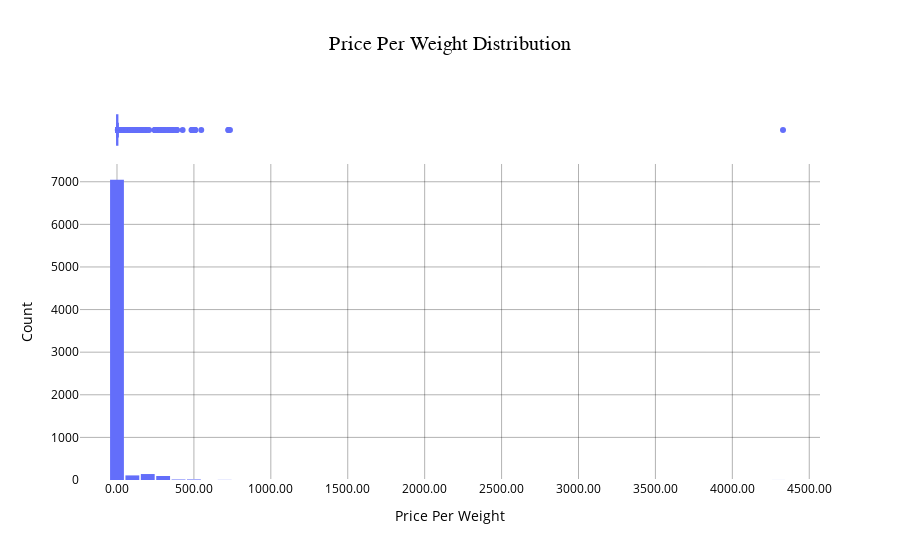
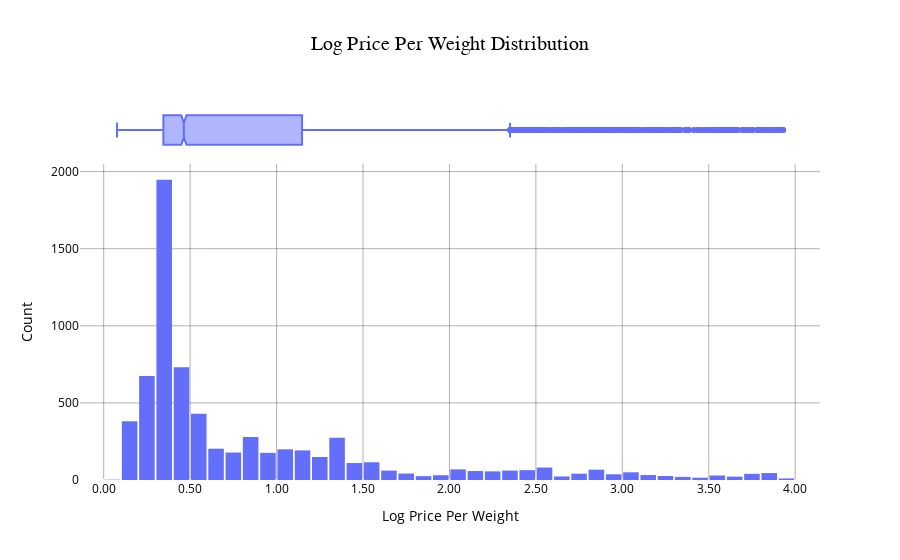

The cell these charts' notebook holds for them, in order:
### Code cell
fig_price_per_weight = px.histogram(df, x='PricePerWeight', nbins=50, marginal="box", title='Price Per Weight Distribution')

formatted_fig_price_per_weight = format_plot(fig_price_per_weight, 
                                            title='Price Per Weight Distribution', 
                                            xaxis_title='Price Per Weight', 
                                            yaxis_title='Count')


formatted_fig_price_per_weight.show()


df['LogPricePerWeight'] = np.log1p(df['PricePerWeight'])  # log1p ensures that you handle zero values safely.

q_hi  = df["LogPricePerWeight"].quantile(0.95)

df_filtered = df[(df["LogPricePerWeight"] < q_hi)]


fig_log_price_per_weight = px.histogram(df_filtered, x='LogPricePerWeight', nbins=50, marginal="box", title='Log Price Per Weight Distribution')

formatted_fig_log_price_per_weight = format_plot(fig_log_price_per_weight, 
                                                title='Log Price Per Weight Distribution', 
                                                xaxis_title='Log Price Per Weight', 
                                                yaxis_title='Count')

formatted_fig_log_price_per_weight.show()

### Figure 1 — Plotly figure (JSON) as saved in the notebook; plotly's stock layout.template omitted (floating-point values rounded to 4 significant figures; data arrays with more than 128 entries replaced by an {"elided": "..."} marker saying what was removed)
{"data": [{"alignmentgroup": "True", "bingroup": "x", "hovertemplate": "PricePerWeight=%{x}<br>count=%{y}<extra></extra>", "legendgroup": "", "marker": {"color": "#636efa", "pattern": {"shape": ""}}, "name": "", "nbinsx": 50, "offsetgroup": "", "orientation": "v", "showlegend": false, "type": "histogram", "x": {"elided": "7417 float values"}, "xaxis": "x", "yaxis": "y"}, {"alignmentgroup": "True", "hovertemplate": "PricePerWeight=%{x}<extra></extra>", "legendgroup": "", "marker": {"color": "#636efa"}, "name": "", "notched": true, "offsetgroup": "", "showlegend": false, "type": "box", "x": {"elided": "7417 float values"}, "xaxis": "x2", "yaxis": "y2"}], "layout": {"bargap": 0.1, "barmode": "relative", "font": {"color": "black"}, "legend": {"tracegroupgap": 0}, "paper_bgcolor": "rgb(255, 255, 255)", "plot_bgcolor": "rgb(255, 255, 255)", "title": {"font": {"color": "black", "family": "Arial", "size": 20}, "text": "Price Per Weight Distribution", "x": 0.5}, "xaxis": {"anchor": "y", "domain": [0, 1], "gridcolor": "rgba(0, 0, 0, 0.3)", "showgrid": true, "tickformat": ".2f", "title": {"text": "Price Per Weight"}}, "xaxis2": {"anchor": "y2", "domain": [0, 1], "matches": "x", "showgrid": true, "showticklabels": false}, "yaxis": {"anchor": "x", "domain": [0, 0.8316], "gridcolor": "rgba(0, 0, 0, 0.3)", "showgrid": true, "title": {"text": "Count"}}, "yaxis2": {"anchor": "x2", "domain": [0.8416, 1], "matches": "y2", "showgrid": false, "showline": false, "showticklabels": false, "ticks": ""}}}

### Figure 2 — Plotly figure (JSON) as saved in the notebook; plotly's stock layout.template omitted (floating-point values rounded to 4 significant figures; data arrays with more than 128 entries replaced by an {"elided": "..."} marker saying what was removed)
{"data": [{"alignmentgroup": "True", "bingroup": "x", "hovertemplate": "LogPricePerWeight=%{x}<br>count=%{y}<extra></extra>", "legendgroup": "", "marker": {"color": "#636efa", "pattern": {"shape": ""}}, "name": "", "nbinsx": 50, "offsetgroup": "", "orientation": "v", "showlegend": false, "type": "histogram", "x": {"elided": "7046 float values"}, "xaxis": "x", "yaxis": "y"}, {"alignmentgroup": "True", "hovertemplate": "LogPricePerWeight=%{x}<extra></extra>", "legendgroup": "", "marker": {"color": "#636efa"}, "name": "", "notched": true, "offsetgroup": "", "showlegend": false, "type": "box", "x": {"elided": "7046 float values"}, "xaxis": "x2", "yaxis": "y2"}], "layout": {"bargap": 0.1, "barmode": "relative", "font": {"color": "black"}, "legend": {"tracegroupgap": 0}, "paper_bgcolor": "rgb(255, 255, 255)", "plot_bgcolor": "rgb(255, 255, 255)", "title": {"font": {"color": "black", "family": "Arial", "size": 20}, "text": "Log Price Per Weight Distribution", "x": 0.5}, "xaxis": {"anchor": "y", "domain": [0, 1], "gridcolor": "rgba(0, 0, 0, 0.3)", "showgrid": true, "tickformat": ".2f", "title": {"text": "Log Price Per Weight"}}, "xaxis2": {"anchor": "y2", "domain": [0, 1], "matches": "x", "showgrid": true, "showticklabels": false}, "yaxis": {"anchor": "x", "domain": [0, 0.8316], "gridcolor": "rgba(0, 0, 0, 0.3)", "showgrid": true, "title": {"text": "Count"}}, "yaxis2": {"anchor": "x2", "domain": [0.8416, 1], "matches": "y2", "showgrid": false, "showline": false, "showticklabels": false, "ticks": ""}}}
